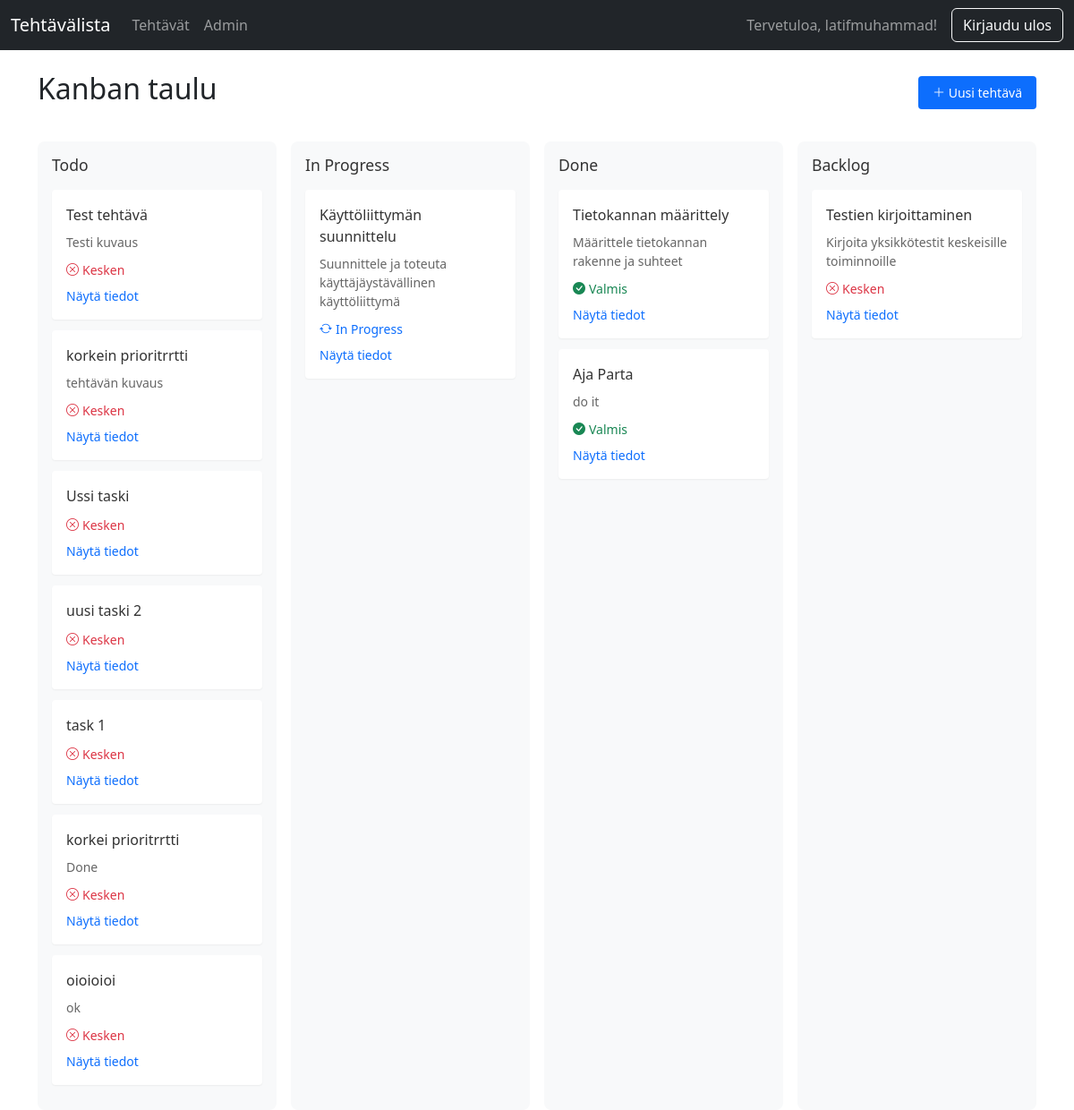
Before: /tasks/ (signed in) with the older database file.
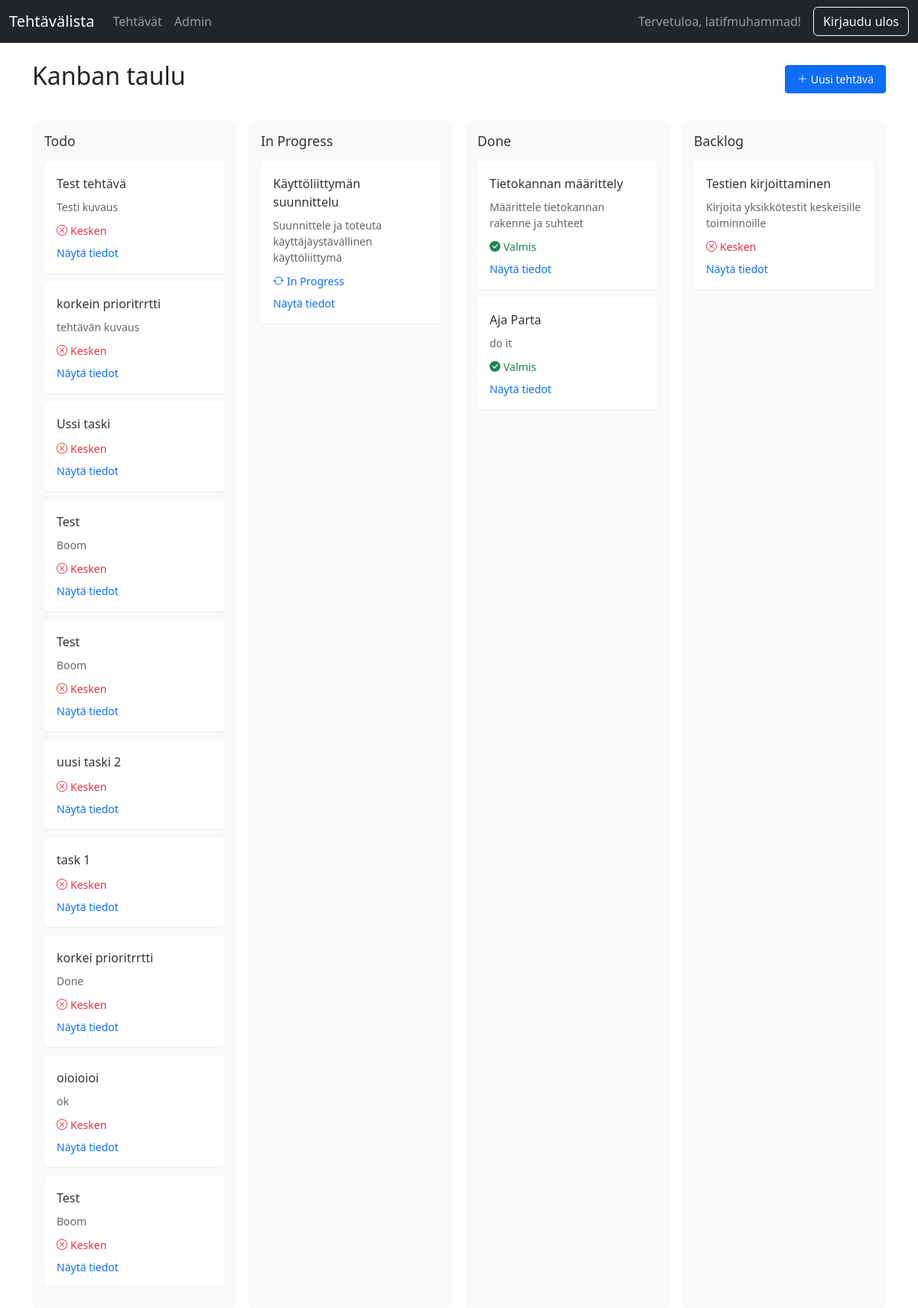
After: the same page with the newer database file.
### backlog/models.py (models this page shows, shortened)
class Task(models.Model):
    PRIORITY_CHOICES = [
        ('low', 'Low'),
        ('medium', 'Medium'),
        ('high', 'High')
    ]
    title = models.CharField(max_length=200)
    description = models.TextField(blank=True)
    created_at = models.DateTimeField(auto_now_add=True)
    completed = models.BooleanField(default=False)
    task_class = models.ForeignKey(TaskClass, on_delete=models.CASCADE, related_name='tasks')
    user = models.ForeignKey(User, on_delete=models.CASCADE)
    priority = models.CharField(max_length=10, choices=PRIORITY_CHOICES, default='medium')
    additional_info = models.TextField(blank=True)

### backlog/views.py (the view)
# urls.py: path("", views.task_list, name="task_list"),
@login_required
def task_list(request):
    task_classes = ['Todo', 'In progress', 'Done', 'Backlog']
    grouped_tasks = {}
    for category in task_classes:
        if request.user.is_superuser or request.user.is_staff:
            tasks = Task.objects.filter(task_class__title=category).order_by('-priority')
        else:
            tasks = Task.objects.filter(
                task_class__title=category,
                user=request.user  # Only show tasks belonging to the current user
            ).order_by('-priority')
        grouped_tasks[category.lower().replace(" ", "_")] = tasks
    context = {
        'grouped_tasks': grouped_tasks,
        'is_admin': request.user.is_superuser or request.user.is_staff
    }
    return render(request, 'backlog/task_list.html', context)

### backlog/templates/backlog/task_list.html (shortened to what this page needs)
{% extends 'backlog/base.html' %}
{% load static %}
{% block content %}
<div class="header-section">
    <h2>Kanban taulu</h2>
    <a href="{% url 'task_edit_model_form' 0 %}" class="new-task-btn">
        <i class="bi bi-plus-lg"></i> Uusi tehtävä
    </a>
</div>
<div class="task-container">
    <div class="task-column">
        <h3>Todo</h3>
        {% for task in grouped_tasks.todo %}
            <div class="task-card">
                <div class="task-title">{{ task.title }}</div>
                {% if task.description %}
                    <p class="task-description">{{ task.description }}</p>
                {% endif %}
                <div class="status-icon kesken">
                    <i class="bi bi-x-circle"></i> Kesken
                </div>
                <a href="{% url 'task_detail' task.id %}" class="task-link">Näytä tiedot</a>
            </div>
        {% empty %}
            <p class="empty-column-text">Ei tehtäviä</p>
        {% endfor %}
    </div>
    <div class="task-column">
        <h3>In Progress</h3>
        {% for task in grouped_tasks.in_progress %}
            <div class="task-card">
                <div class="task-title">{{ task.title }}</div>
                {% if task.description %}
                    <p class="task-description">{{ task.description }}</p>
                {% endif %}
                <div class="status-icon in-progress">
                    <i class="bi bi-arrow-repeat"></i> In Progress
                </div>
                <a href="{% url 'task_detail' task.id %}" class="task-link">Näytä tiedot</a>
            </div>
        {% empty %}
            <p class="empty-column-text">Ei tehtäviä</p>
        {% endfor %}
    </div>
    <div class="task-column">
        <h3>Done</h3>
        {% for task in grouped_tasks.done %}
            <div class="task-card">
                <div class="task-title">{{ task.title }}</div>
                {% if task.description %}
                    <p class="task-description">{{ task.description }}</p>
                {% endif %}
                <div class="status-icon valmis">
                    <i class="bi bi-check-circle-fill"></i> Valmis
                </div>
                <a href="{% url 'task_detail' task.id %}" class="task-link">Näytä tiedot</a>
            </div>
        {% empty %}
            <p class="empty-column-text">Ei tehtäviä</p>
        {% endfor %}
    </div>
    <div class="task-column">
        <h3>Backlog</h3>
        {% for task in grouped_tasks.backlog %}
            <div class="task-card">
                <div class="task-title">{{ task.title }}</div>
                {% if task.description %}
                    <p class="task-description">{{ task.description }}</p>
                {% endif %}
                <div class="status-icon kesken">
                    <i class="bi bi-x-circle"></i> Kesken
                </div>
                <a href="{% url 'task_detail' task.id %}" class="task-link">Näytä tiedot</a>
            </div>
        {% empty %}
            <p class="empty-column-text">Ei tehtäviä</p>
        {% endfor %}
    </div>
</div>
{% endblock %}

Changed rows visible on the page:
added Task: title "Test", description "Boom", shown under "Todo"
added Task: title "Test", description "Boom", shown under "Todo"
added Task: title "Test", description "Boom", shown under "Todo"
